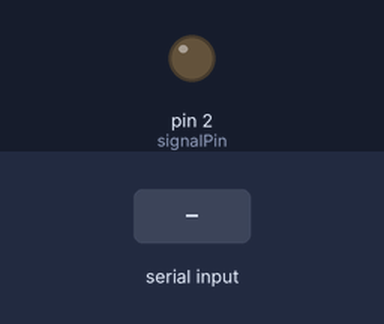
A sketch run on a simulated Arduino Uno, built with avr-gcc and run on an emulated ATmega328P. Parts: output pins drawn as LEDs (lit = HIGH). The inputs (shaded band) are chosen by the test bench. Random numbers use the default seed unless the sketch sets one; what the sketch prints to the serial monitor is not drawn.

Above: at 11.4 s.
11.5 s: "IN;1\n" received over Serial
23.3 s: "start_debug" received over Serial
At 25.2 s:
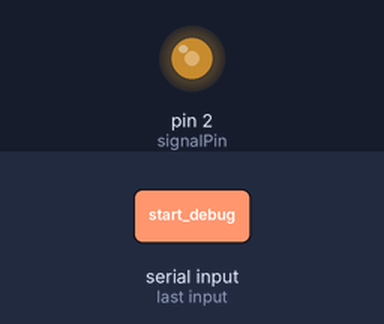
25.8 s: "start;1\n" received over Serial
At 26.3 s:
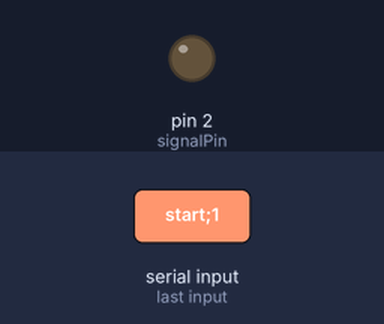
Timing chart, 0 to 28.8 s (numbered marks = the images above; inputs shaded):
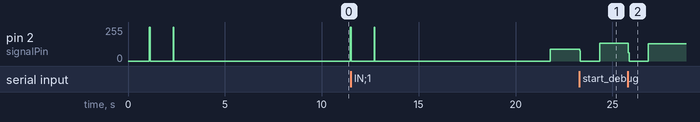

The sketch:

signalGenerator.ino
```cpp
// (licence header left out)
#define   signalPin   2
#define   ledPin      13


//Version number //it always need to start with: "Sigan_Generator-"
String version = "Signal_Generator-0.1";

// -------------- CHANGE variable here ----------->
//modes:
//  -1 random sequence
//  0 read sequence 0
//  1 read sequence 1
//  ...

int mode = 3;
bool generateSignal = true;
bool debug = false;
//this can be quite real data promoting a bit double contacts
const int randomTCMin = 4;
const int randomTCMax = 500;
const int randomTFMin = 40;
const int randomTFMax = 1200;

//first num is the last element position
//2nd param is start mode. IN = ON, OUT = OFF
//values are in milliseconds
const String sequences [] = {
  "3;IN;NotSet;NotSet", // This mode is modified through serial input
  "7;IN;30;25;15;1000;25;40;19;60;24;800,30",
  "5;IN;100;1500;200;5000",
  "6;OUT;1100;40;1200;30;8000",
  "3;OUT;200;100"
};
// <---------- end of CHANGE variable here --------

void setup() {
  pinMode(signalPin, OUTPUT);
  Serial.begin(115200);
  Serial.println("Signal generator");
  Serial.println("Sequence: " + sequences[mode]);
  if (mode == -1)
  {
    randomSeed(analogRead(0));
  }
}

void loop() {
  //signalOn(500);
  //signalOff(100);

  if (generateSignal)
  {
    if (mode >= 0)
    {
      processString(mode);
    }
    else
    {
      signalOn(random(randomTCMin, randomTCMax));
      signalOff(random(randomTFMin, randomTFMax));
    }
  }
}

void processString(int n)
{
  String sequence = sequences[n]; //TODO: check n is not greater than sequences length
  int last = getValue(sequence, ';', 0).toInt();
  String currentStatus = getValue(sequence, ';', 1);
  for (int i = 2; i <= last; i++)
  {
    int duration = getValue(sequence, ';', i).toInt();

    if (currentStatus == "IN")
      signalOn(duration);
    else
      signalOff(duration);

    //invert status
    if (currentStatus == "IN")
      currentStatus = "OUT";
    else
      currentStatus = "IN";
  }
}

// https://stackoverflow.com/questions/9072320/split-string-into-string-array
String getValue(String data, char separator, int index)
{
  int found = 0;
  int strIndex[] = {
    0, -1
  };
  int maxIndex = data.length() - 1;

  for (int i = 0; i <= maxIndex && found <= index; i++) {
    if (data.charAt(i) == separator || i == maxIndex) {
      found++;
      strIndex[0] = strIndex[1] + 1;
      strIndex[1] = (i == maxIndex) ? i + 1 : i;
    }
  }

  return found > index ? data.substring(strIndex[0], strIndex[1]) : "";
}

//TC
void signalOn(int duration) {
  if (debug) {
    Serial.print("\nsignalON ");
    Serial.println(duration);
  }
  digitalWrite(signalPin, HIGH);
  digitalWrite(ledPin, HIGH);
  delay(duration);
}

//TF
void signalOff(int duration) {
  if (debug) {
    Serial.print("\nsignalOFF ");
    Serial.println(duration);
  }
  digitalWrite(signalPin, LOW);
  digitalWrite(ledPin, LOW);
  delay(duration);
}

void serialEvent()
{
  String inputString = Serial.readString();
  String commandString = inputString.substring(0, inputString.indexOf(";"));
  if (commandString == "start")
  {
    Serial.println("Starting signal");
    generateSignal = true;
  } else if (commandString == "stop")
  {
    generateSignal = false;
    Serial.println("Stoping signal");
  } else if( commandString == "get_version" )
  {
    get_version();
  } else if( commandString == "start_debug" )
  {
    debug = true;
    Serial.println("Debug ON");
  } else if( commandString == "end_debug" )
  {
    Serial.println("Debug OFF");
    debug = false;
  } else if( commandString == "get_sequence" )
  {
    Serial.println(sequences[mode]);
  } else if( commandString == "set_sequence" )
  {
    String modeString = inputString.substring( (inputString.indexOf(";") + 1) , inputString.lastIndexOf(";") );
    sequences[0] = modeString;
    mode = 0;
  } else
  {
    Serial.println("mode = " + commandString);
    mode = commandString.toInt();
  }
}


void get_version()
{
  Serial.println(version);
}
```

Measured:
- after the input at 23.3 s, pin 2 (signalPin): 89/255 → 0/255 at once, → 132/255 1.0 s later
- after the input at 25.8 s, pin 2 (signalPin): 132/255 → 0/255 at once, → 131/255 1.0 s later
